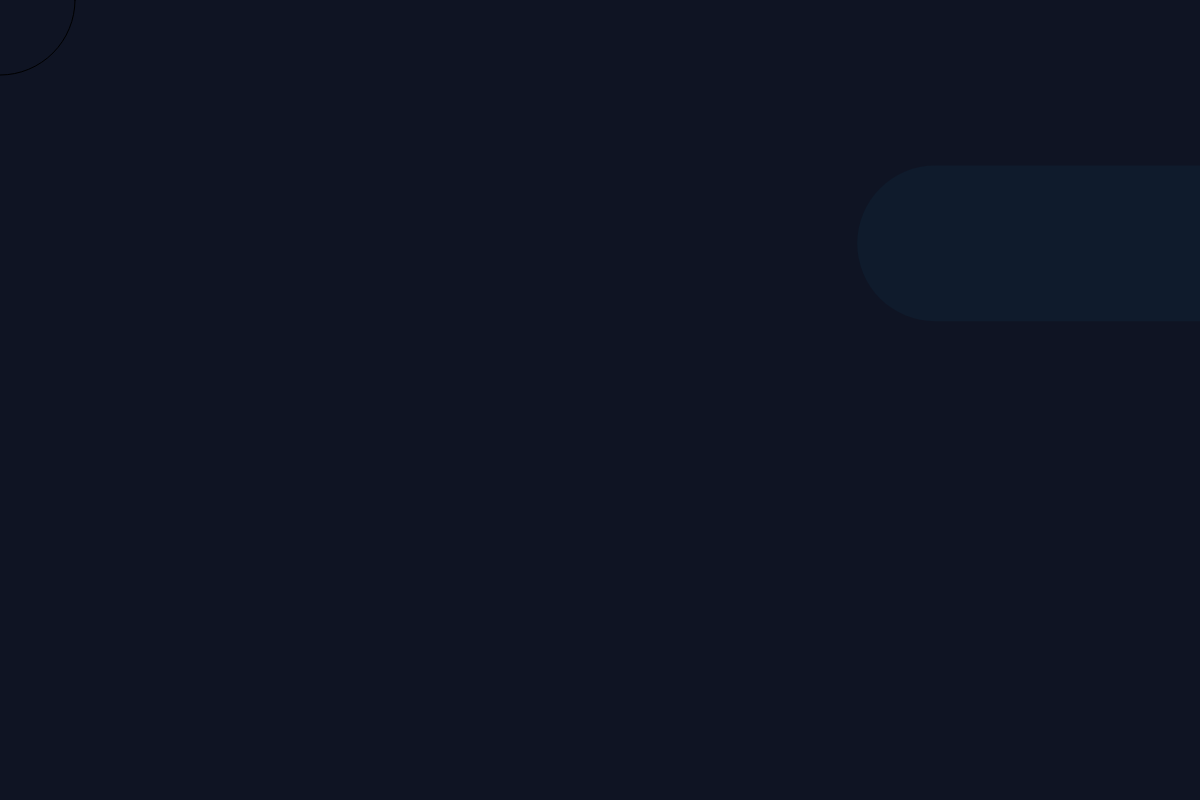
Frame 1 (no input)
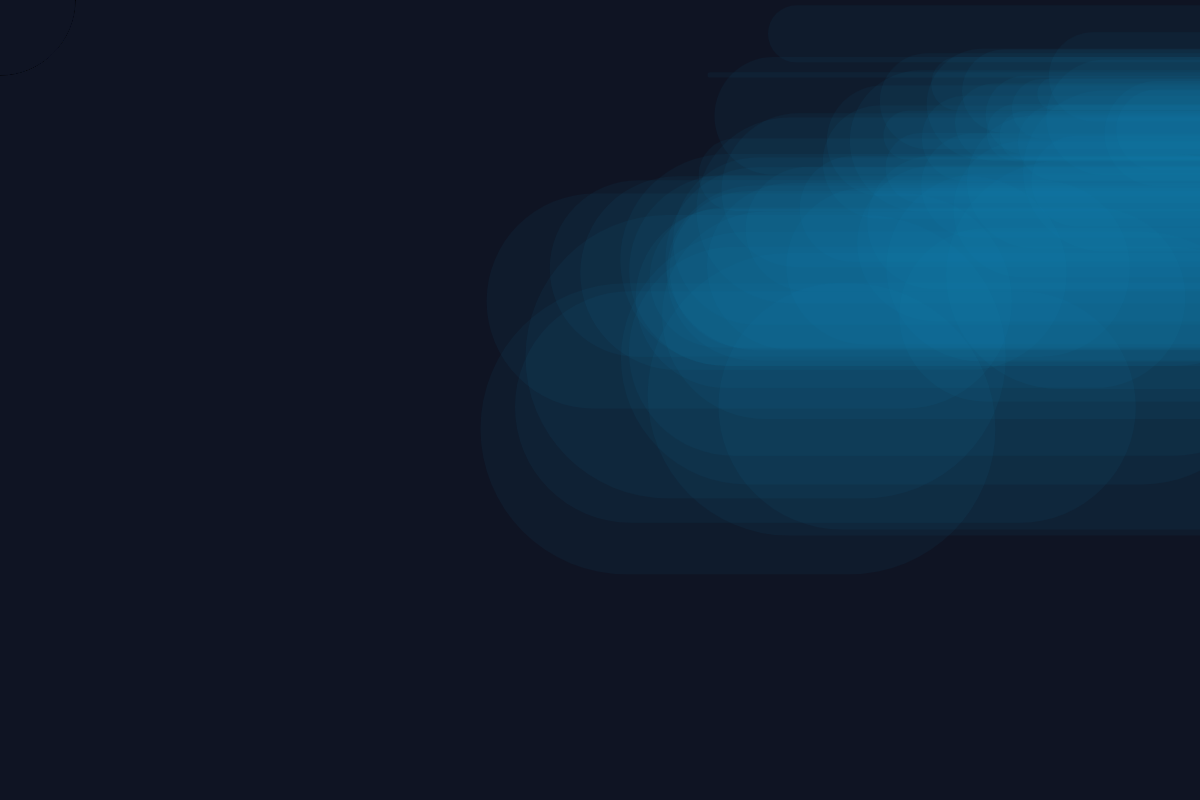
Frame 60 (no input)
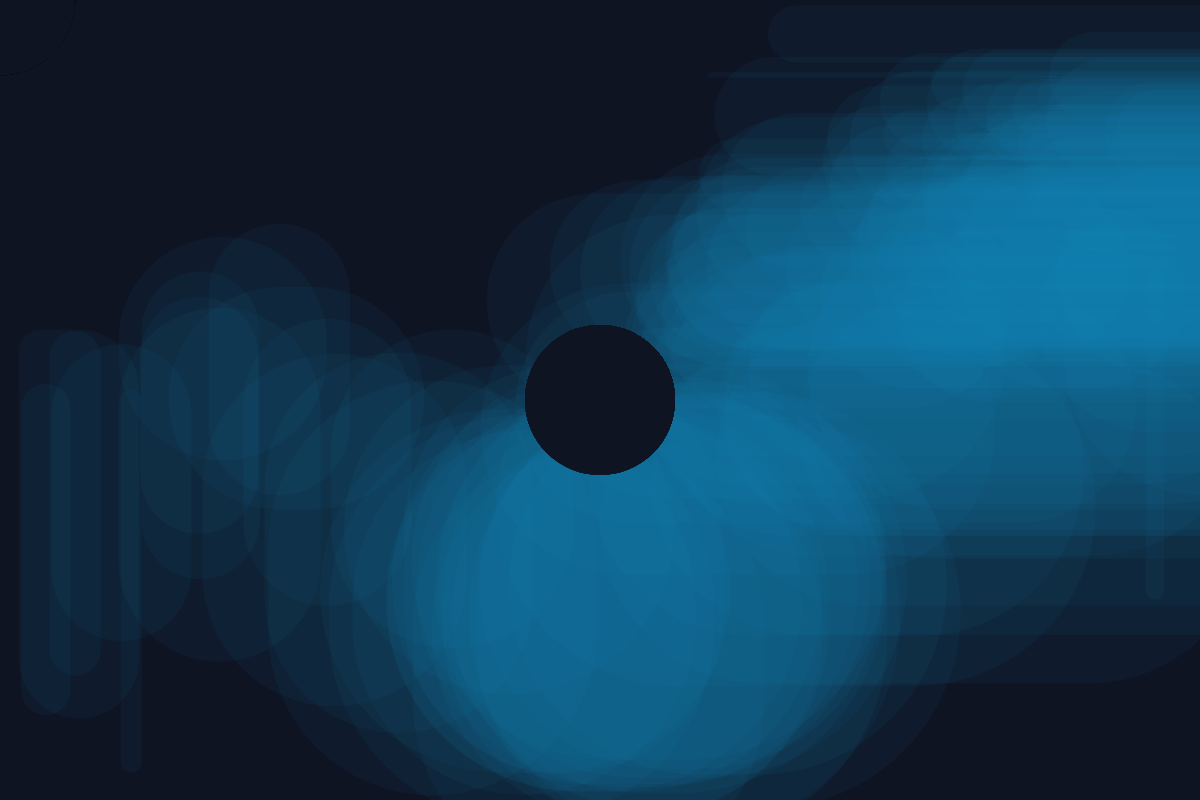
Frame 120 (the mouse pressed at the canvas centre since frame 60)

The p5.js sketch that drew these frames (run headless with seeded random() and noise() and a simulated clock; from frame 60 on, the mouse is pressed at the canvas centre):

// p5.js sketch
// ── sketch.js
// DEFINE GLOBAL VARIABLES
let bgColor;
// background-color
let centerX, centerY;
//setting size constraints
let cloud = {};
cloud.pos1x = 50;
cloud.pos1y = 50;
cloud.pos2x = 150;
cloud.pos2y = 150;
cloud.pos3x = 20;
cloud.pos3y = 20;
cloud.pos4x = 300
cloud.pos4y = 300
let multMax = 0.09;
//let multDelta;
let mult;
let redFill = 255;
let alphaAmt = 40;



function setup() {
    bgColor = color(15, 20, 35);
    // createCanvas(windowWidth, windowHeight);
    createCanvas(windowWidth, 800);
    background(bgColor);
    frameRate(100);
    noCursor()

    // Set initial position
    cloud.pos1x = random(width);
    cloud.pos1y = random(height);
    cloud.pos2x = cloud.pos1x + 10;
    cloud.pos2y = cloud.pos1y - 10;
}

function draw() {

    //create Eraser
    fill(bgColor);
    ellipse( mouseX, mouseY, 150 , 150);

    centerX = width * 0.5;
    centerY = height * 0.5;

    multDelta = noise(0.01 * frameCount + pow(2, 8));
    multDelta = map(multDelta, 0, 1, -0.0002, 0.0002);
    multMax = constrain(multMax + multDelta, 0.007, 0.3);
    mult = random(-multMax, multMax);
    cloud.pos3x = abs(((width * mult) + cloud.pos2x) % width);
    mult = random(-multMax, multMax);
    cloud.pos3y = abs(((height * mult) + cloud.pos2y) % height);


    mult = noise(frameCount * 0.002) * 200;
    redFill = constrain(mult, 3, 20);

    noStroke();
    // get a random noise value between (0-1)
    alphaNoise = noise(0.2 * frameCount + 200);
    alphaNoise = map(alphaNoise, 0, 1, -2, 2);
    alphaAmt += alphaNoise;
    alphaAmt = constrain(alphaAmt, 30, 20);
    fill(redFill, 150 - redFill, 180, 15);

    rect(cloud.pos1x, cloud.pos1y, cloud.pos2x, cloud.pos2y, cloud.pos3x, cloud.pos3y, cloud.pos4x, cloud.pos4y);

    cloud.pos1x = cloud.pos2x;
    cloud.pos1y = cloud.pos2y;
    cloud.pos2x = cloud.pos3x;
    cloud.pos2y = cloud.pos3y;
    cloud.pos3x = cloud.pos4x;
    cloud.pos3y = cloud.pos4y;
}
